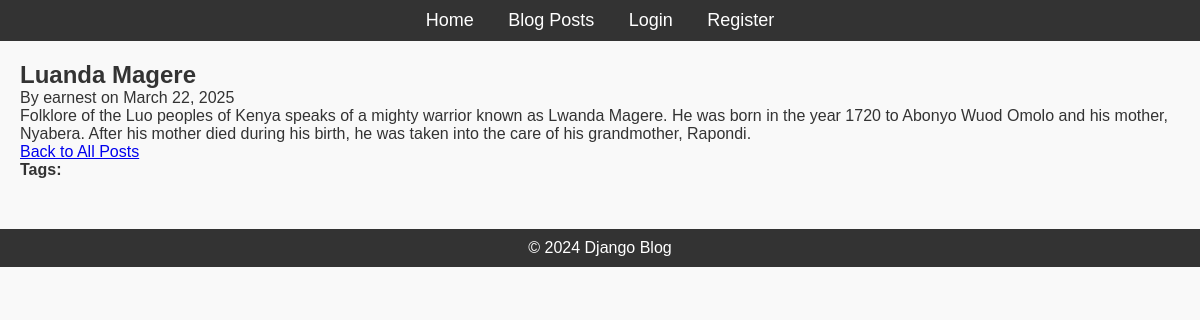
Screenshot of /post/12/ with the database file from the repository.
### blog/models.py (models this page shows, shortened)
class Post(models.Model):
    title = models.CharField(max_length=200)
    content = models.TextField()
    published_date = models.DateTimeField(auto_now_add=True)
    author = models.ForeignKey(User, on_delete=models.CASCADE, related_name="posts")
    tags = models.ManyToManyField(Tag, related_name='posts', blank=True)

### blog/views.py (the view)
# urls.py: path('post/<int:pk>/', PostDetailView.as_view(), name='post-detail'),
class PostDetailView(DetailView):
    model = Post
    template_name = 'blog/post_detail.html'

### blog/templates/blog/post_detail.html (shortened to what this page needs)
{% extends 'blog/base.html' %} {% block content %}
<h2>{{ post.title }}</h2>
<p>By {{ post.author }} on {{ post.published_date|date:"F j, Y" }}</p>
<p>{{ post.content }}</p>
<a href="{% url 'posts' %}">Back to All Posts</a>
<p>
  <strong>Tags:</strong>
</p>
{% endblock %}

### blog/static/blog/style.css (style rules this page uses)
* { margin: 0; padding: 0; box-sizing: border-box; }
body { font-family: Arial, sans-serif; background-color: #f9f9f9; color: #333; }

### rows the page displays
Post: title "Luanda Magere", author "earnest", published_date "March 22, 2025", content "Folklore of the Luo peoples of Kenya speaks of a mighty warrior known as Lwanda Magere. He was born in the year 1720 to Abonyo Wuod Omolo and his mother, Nyabera. After his mother died during his birth, he was taken into the care of his grandmother, Rapondi."
